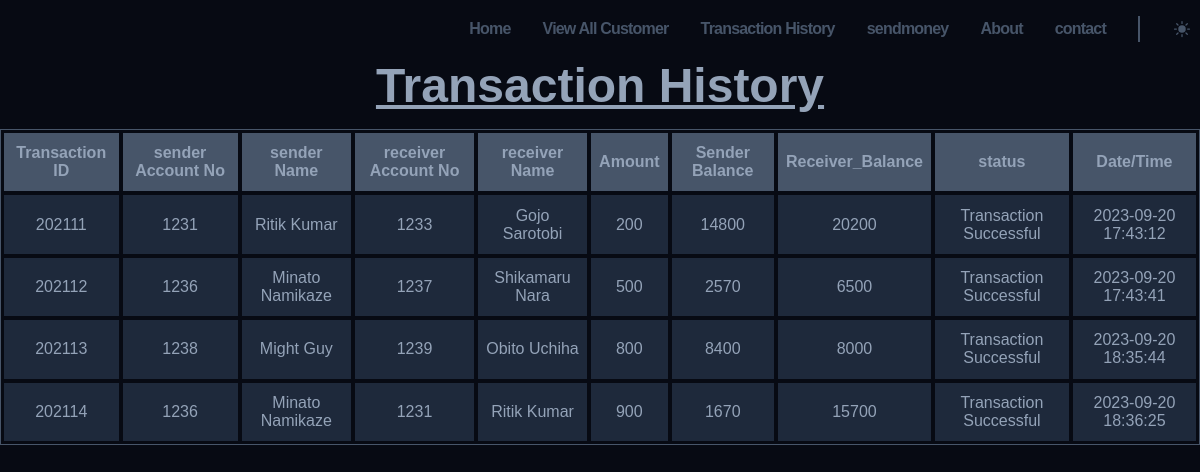
/transaction.php, run on the app's committed database.
### tables this page shows
CREATE TABLE `tbl_transaction` (
  `Transaction_Id` int(20) NOT NULL,
  `Sender_AccountNo` int(10) NOT NULL,
  `Sender_Name` varchar(50) NOT NULL,
  `Receiver_AccountNo` int(10) NOT NULL,
  `Receiver_Name` varchar(50) NOT NULL,
  `Amount` int(10) NOT NULL,
  `Sender_Balance` int(20) NOT NULL,
  `Receiver_Balance` int(20) NOT NULL,
  `Status` varchar(50) NOT NULL,
  `Date_Time` datetime NOT NULL DEFAULT current_timestamp()
);

### transaction.php (the view, shortened to what this page needs)
<?php
$user = 'root';
$password = '';
$database = 'customers';
$servername='localhost:3306';
$mysqli = new mysqli($servername, $user,
				$password, $database);
$sql="SELECT * from tbl_transaction WHERE Transaction_Id>202100";
$result = $mysqli->query($sql);
?>
<!DOCTYPE html>
<html lang="en">
<head>
  <link href="https://api.fontshare.com/v2/css?f[]=general-sans@500,600,400,700&display=swap" rel="stylesheet">
  <link rel="stylesheet" href="style.css">
  <link rel="stylesheet" href="header.css">
  <link rel="stylesheet" href="Transaction.css">
  <link rel="stylesheet" href="utlis.css">
</head>
<body>
<header class="header container">
    <div class=" logo container">
      </div>
      <nav>
        <ul class="header__menu">
          <li>
            <a class="header__link"  href="index.html">Home</a>
          </li>
          <li>
            <a class="header__link" href="customers.php">View All Customer</a>
          </li>
           <li>
            <a class="header__link" href="#">Transaction History</a>
          </li>
          <li>
            <a class="header__link" href="sendmoney.php">sendmoney</a>
          </li>
          <li>
            <a class="header__link" href="about.html">About</a>
          </li>
          <li>
            <a class="header__link" href="contact.html">contact</a>
          </li>
          <li class="header__line"></li>
          <li>
            <button class="header__sun">
            </button>
          </li>
        </ul>
      </nav>
    </header>
	<section>
		<h1>Transaction history</h1>
		<table>
			<tr>
        <th>Transaction ID</th>
        <th>sender Account No</th>
        <th>sender Name</th>
        <th>receiver Account No</th>
        <th>receiver Name</th>
        <th>Amount</th>
        <th>Sender Balance</th>
        <th>Receiver_Balance</th>
        <th>status</th>
        <th>Date/Time</th>
			</tr>
			<?php
				while($rows=$result->fetch_assoc())
				{
			?>
			<tr>
        <td><?php echo $rows['Transaction_Id'];?></td>
        <td><?php echo $rows['Sender_AccountNo'];?></td>
        <td><?php echo $rows['Sender_Name'];?></td>
        <td><?php echo $rows['Receiver_AccountNo'];?></td>
        <td><?php echo $rows['Receiver_Name'];?></td>
        <td><?php echo $rows['Amount'];?></td>
        <td><?php echo $rows['Sender_Balance'];?></td>
        <td><?php echo $rows['Receiver_Balance'];?></td>
        <td><?php echo $rows['Status'];?></td>
        <td><?php echo $rows['Date_Time'];?></td>
			</tr>
			<?php
				}
			?>
		</table>
	</section>
</body>
</html>

### style.css (style rules this page uses)
:root { --clr-dark: #070a13; --clr-light: #f1f5f9; --clr-slate400: #94a3b8; --clr-slate600: #475569; --clr-slate800: #1e293b; --clr-rose: #e11d48; --clr-indigo: #4f46e5; --size-xxs: .5rem; --size-xs: .75rem; --size-sm: .875rem; --size-base: 1rem; --size-lg: 1.125rem; --size-xl: 1.25rem; --size-2xl: 1.5rem; --size-3xl: 1.875rem; --size-4xl: 2.25rem; --size-5xl: 3rem; --size-6xl: 3.75rem; --size-7xl: 4.5rem; --size-8xl: 6rem; --size-9xl: 8rem; --size-10xl: 10rem }
* { margin: 0; line-height: (1em + 0.5rem); }
html { scroll-behavior: smooth; }
body { font-family: 'General Sans', sans-serif; background-color: var(--clr-dark); color: var(--clr-light); cursor:default; }
img, picture, video, canvas, svg { display: block; max-width: 100%; user-select: none; }
button { display: inline; padding: 0; border: none; background: none; cursor: pointer; color: inherit; }
a { color: var(--clr-rose); }

### header.css (style rules this page uses)
.header { display: flex; justify-content: flex-end; justify-content: space-between; padding-top: 1rem; padding-bottom: 1rem; }
.logo { width: var(--size-2xl); height: var(--size-2xl); border-radius: 50%; overflow: hidden; }
.header__menu { display: none; }
@media (min-width: 768px) { .header__menu { display: flex; align-items: center; list-style: none; padding: 0; gap: 2em; } }
@media (min-width: 768px) { .header__link { font-size:var(--size-sm); text-decoration: none; font-weight: 600; color: var(--clr-slate600); letter-spacing: -0.05em; transition: color 0.3s; } }
@media (min-width: 768px) { .header__line { border: 1px solid var(--clr-slate600); padding-top: 1.5em; } }
@media (min-width: 768px) { .header__sun { display: block; color: var(--clr-slate600); width: var(--size-base); height: var(--size-base); } }
@media (min-width: 1024px) { .header__link { font-size:var(--size-base); } }
@media (min-width: 1024px) { .header__sun { width: var(--size-xl); height: var(--size-xl); } }

### transaction.css (style rules this page uses)
table { margin:0 auto; font-size: var(--size-base); border: 1px double var(--clr-slate600); }
h1 { text-align: center; color: var(--clr-slate400); font-size: var(--size-5xl); text-transform: capitalize; text-decoration:underline; margin-bottom: 1rem; }
th, td { color: var(--clr-slate400); font-weight: bold; border: 1px solid var(--clr-dark); padding: 0.7rem 0.5rem; text-align: center; background-color: var(--clr-slate600); font-size: var(--size-base); }
td { background-color: var(--clr-slate800); font-weight: lighter; }

### utlis.css (style rules this page uses)
.container { margin-left: auto; margin-right: auto; padding-left: 0.5rem; padding-right: 0.5rem; }

### data on the page
tbl_transaction: Transaction_Id "202111", Sender_AccountNo "1231", Sender_Name "Ritik Kumar", Receiver_AccountNo "1233", Receiver_Name "Gojo Sarotobi", Amount "200", Sender_Balance "14800", Receiver_Balance "20200", Status "Transaction Successful", Date_Time "2023-09-20 17:43:12"
tbl_transaction: Transaction_Id "202112", Sender_AccountNo "1236", Sender_Name "Minato Namikaze", Receiver_AccountNo "1237", Receiver_Name "Shikamaru Nara", Amount "500", Sender_Balance "2570", Receiver_Balance "6500", Status "Transaction Successful", Date_Time "2023-09-20 17:43:41"
tbl_transaction: Transaction_Id "202113", Sender_AccountNo "1238", Sender_Name "Might Guy", Receiver_AccountNo "1239", Receiver_Name "Obito Uchiha", Amount "800", Sender_Balance "8400", Receiver_Balance "8000", Status "Transaction Successful", Date_Time "2023-09-20 18:35:44"
tbl_transaction: Transaction_Id "202114", Sender_AccountNo "1236", Sender_Name "Minato Namikaze", Receiver_AccountNo "1231", Receiver_Name "Ritik Kumar", Amount "900", Sender_Balance "1670", Receiver_Balance "15700", Status "Transaction Successful", Date_Time "2023-09-20 18:36:25"
